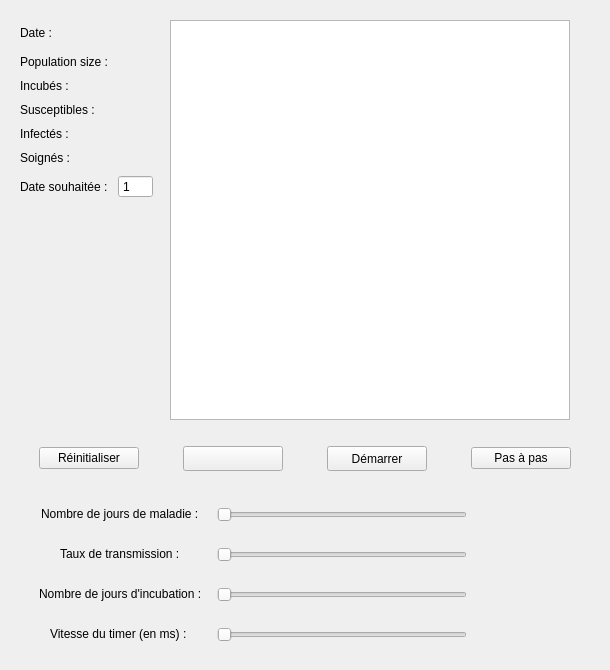
<?xml version="1.0" encoding="UTF-8"?>
<ui version="4.0">
 <class>Widget</class>
 <widget class="QWidget" name="Widget">
  <property name="geometry">
   <rect>
    <x>0</x>
    <y>0</y>
    <width>610</width>
    <height>670</height>
   </rect>
  </property>
  <property name="sizePolicy">
   <sizepolicy hsizetype="Minimum" vsizetype="Minimum">
    <horstretch>0</horstretch>
    <verstretch>0</verstretch>
   </sizepolicy>
  </property>
  <property name="minimumSize">
   <size>
    <width>610</width>
    <height>670</height>
   </size>
  </property>
  <property name="maximumSize">
   <size>
    <width>610</width>
    <height>670</height>
   </size>
  </property>
  <property name="windowTitle">
   <string>Propagation d'une infection</string>
  </property>
  <property name="layoutDirection">
   <enum>Qt::LeftToRight</enum>
  </property>
  <widget class="QWidget" name="verticalLayoutWidget">
   <property name="geometry">
    <rect>
     <x>489</x>
     <y>487</y>
     <width>111</width>
     <height>171</height>
    </rect>
   </property>
   <layout class="QVBoxLayout" name="resultVLayout">
    <property name="spacing">
     <number>10</number>
    </property>
    <property name="leftMargin">
     <number>10</number>
    </property>
    <property name="topMargin">
     <number>10</number>
    </property>
    <property name="rightMargin">
     <number>10</number>
    </property>
    <property name="bottomMargin">
     <number>10</number>
    </property>
    <item>
     <widget class="QLabel" name="labelResultNbDiseaseDays">
      <property name="text">
       <string/>
      </property>
     </widget>
    </item>
    <item>
     <widget class="QLabel" name="labelResultTransmissionRate">
      <property name="text">
       <string/>
      </property>
     </widget>
    </item>
    <item>
     <widget class="QLabel" name="labelResultNbIncubationDays">
      <property name="text">
       <string/>
      </property>
     </widget>
    </item>
    <item>
     <widget class="QLabel" name="labelResultTimerSpeed">
      <property name="text">
       <string/>
      </property>
     </widget>
    </item>
   </layout>
  </widget>
  <widget class="QWidget" name="layoutWidget">
   <property name="geometry">
    <rect>
     <x>10</x>
     <y>487</y>
     <width>471</width>
     <height>175</height>
    </rect>
   </property>
   <layout class="QFormLayout" name="parametersFLayout">
    <property name="sizeConstraint">
     <enum>QLayout::SetMinimumSize</enum>
    </property>
    <property name="fieldGrowthPolicy">
     <enum>QFormLayout::AllNonFixedFieldsGrow</enum>
    </property>
    <property name="labelAlignment">
     <set>Qt::AlignCenter</set>
    </property>
    <property name="formAlignment">
     <set>Qt::AlignCenter</set>
    </property>
    <property name="horizontalSpacing">
     <number>15</number>
    </property>
    <property name="verticalSpacing">
     <number>15</number>
    </property>
    <property name="leftMargin">
     <number>15</number>
    </property>
    <property name="topMargin">
     <number>15</number>
    </property>
    <property name="rightMargin">
     <number>15</number>
    </property>
    <property name="bottomMargin">
     <number>15</number>
    </property>
    <item row="2" column="1">
     <widget class="QSlider" name="hSNbIncubationDays">
      <property name="minimumSize">
       <size>
        <width>250</width>
        <height>25</height>
       </size>
      </property>
      <property name="maximumSize">
       <size>
        <width>250</width>
        <height>25</height>
       </size>
      </property>
      <property name="minimum">
       <number>1</number>
      </property>
      <property name="maximum">
       <number>20</number>
      </property>
      <property name="orientation">
       <enum>Qt::Horizontal</enum>
      </property>
     </widget>
    </item>
    <item row="2" column="0">
     <widget class="QLabel" name="labelIncubationDays">
      <property name="text">
       <string>Nombre de jours d'incubation :</string>
      </property>
     </widget>
    </item>
    <item row="1" column="1">
     <widget class="QSlider" name="hSTransmissionRate">
      <property name="sizePolicy">
       <sizepolicy hsizetype="Expanding" vsizetype="Expanding">
        <horstretch>0</horstretch>
        <verstretch>0</verstretch>
       </sizepolicy>
      </property>
      <property name="minimumSize">
       <size>
        <width>250</width>
        <height>25</height>
       </size>
      </property>
      <property name="maximumSize">
       <size>
        <width>250</width>
        <height>25</height>
       </size>
      </property>
      <property name="minimum">
       <number>1</number>
      </property>
      <property name="maximum">
       <number>10000</number>
      </property>
      <property name="orientation">
       <enum>Qt::Horizontal</enum>
      </property>
     </widget>
    </item>
    <item row="1" column="0">
     <widget class="QLabel" name="labelTransmissionRate">
      <property name="maximumSize">
       <size>
        <width>150</width>
        <height>25</height>
       </size>
      </property>
      <property name="text">
       <string>Taux de transmission :</string>
      </property>
     </widget>
    </item>
    <item row="0" column="0">
     <widget class="QLabel" name="labelDiseaseDays">
      <property name="text">
       <string>Nombre de jours de maladie :</string>
      </property>
     </widget>
    </item>
    <item row="0" column="1">
     <widget class="QSlider" name="hsNbDiseaseDays">
      <property name="minimumSize">
       <size>
        <width>250</width>
        <height>25</height>
       </size>
      </property>
      <property name="maximumSize">
       <size>
        <width>250</width>
        <height>25</height>
       </size>
      </property>
      <property name="minimum">
       <number>1</number>
      </property>
      <property name="maximum">
       <number>20</number>
      </property>
      <property name="orientation">
       <enum>Qt::Horizontal</enum>
      </property>
     </widget>
    </item>
    <item row="3" column="1">
     <widget class="QSlider" name="hsTimerSpeed">
      <property name="minimumSize">
       <size>
        <width>250</width>
        <height>25</height>
       </size>
      </property>
      <property name="maximumSize">
       <size>
        <width>250</width>
        <height>25</height>
       </size>
      </property>
      <property name="minimum">
       <number>10</number>
      </property>
      <property name="maximum">
       <number>1000</number>
      </property>
      <property name="value">
       <number>10</number>
      </property>
      <property name="orientation">
       <enum>Qt::Horizontal</enum>
      </property>
     </widget>
    </item>
    <item row="3" column="0">
     <widget class="QLabel" name="labelTimerSpeed">
      <property name="text">
       <string>Vitesse du timer (en ms) : </string>
      </property>
     </widget>
    </item>
   </layout>
  </widget>
  <widget class="QWidget" name="layoutWidget">
   <property name="geometry">
    <rect>
     <x>160</x>
     <y>10</y>
     <width>441</width>
     <height>420</height>
    </rect>
   </property>
   <layout class="QHBoxLayout" name="viewHLayout">
    <property name="spacing">
     <number>15</number>
    </property>
    <property name="sizeConstraint">
     <enum>QLayout::SetMinAndMaxSize</enum>
    </property>
    <property name="leftMargin">
     <number>10</number>
    </property>
    <property name="topMargin">
     <number>10</number>
    </property>
    <property name="rightMargin">
     <number>10</number>
    </property>
    <property name="bottomMargin">
     <number>10</number>
    </property>
    <item>
     <widget class="QGraphicsView" name="graphicsView">
      <property name="sizePolicy">
       <sizepolicy hsizetype="Fixed" vsizetype="Fixed">
        <horstretch>0</horstretch>
        <verstretch>0</verstretch>
       </sizepolicy>
      </property>
      <property name="minimumSize">
       <size>
        <width>400</width>
        <height>400</height>
       </size>
      </property>
      <property name="maximumSize">
       <size>
        <width>400</width>
        <height>400</height>
       </size>
      </property>
      <property name="verticalScrollBarPolicy">
       <enum>Qt::ScrollBarAlwaysOff</enum>
      </property>
      <property name="horizontalScrollBarPolicy">
       <enum>Qt::ScrollBarAlwaysOff</enum>
      </property>
     </widget>
    </item>
   </layout>
  </widget>
  <widget class="QWidget" name="layoutWidget">
   <property name="geometry">
    <rect>
     <x>10</x>
     <y>445</y>
     <width>591</width>
     <height>27</height>
    </rect>
   </property>
   <layout class="QHBoxLayout" name="buttonsHLayout">
    <property name="spacing">
     <number>15</number>
    </property>
    <item>
     <widget class="QPushButton" name="pbStop">
      <property name="maximumSize">
       <size>
        <width>100</width>
        <height>16777215</height>
       </size>
      </property>
      <property name="text">
       <string>Réinitialiser</string>
      </property>
     </widget>
    </item>
    <item>
     <widget class="QPushButton" name="pbPause">
      <property name="minimumSize">
       <size>
        <width>100</width>
        <height>25</height>
       </size>
      </property>
      <property name="maximumSize">
       <size>
        <width>100</width>
        <height>25</height>
       </size>
      </property>
      <property name="text">
       <string/>
      </property>
     </widget>
    </item>
    <item>
     <widget class="QPushButton" name="pbStart">
      <property name="sizePolicy">
       <sizepolicy hsizetype="Minimum" vsizetype="Fixed">
        <horstretch>0</horstretch>
        <verstretch>0</verstretch>
       </sizepolicy>
      </property>
      <property name="minimumSize">
       <size>
        <width>100</width>
        <height>25</height>
       </size>
      </property>
      <property name="maximumSize">
       <size>
        <width>100</width>
        <height>25</height>
       </size>
      </property>
      <property name="text">
       <string>Démarrer</string>
      </property>
     </widget>
    </item>
    <item>
     <widget class="QPushButton" name="pbStepByStep">
      <property name="maximumSize">
       <size>
        <width>100</width>
        <height>16777215</height>
       </size>
      </property>
      <property name="text">
       <string>Pas à pas</string>
      </property>
     </widget>
    </item>
   </layout>
  </widget>
  <widget class="QWidget" name="formLayoutWidget">
   <property name="geometry">
    <rect>
     <x>10</x>
     <y>10</y>
     <width>160</width>
     <height>421</height>
    </rect>
   </property>
   <layout class="QFormLayout" name="statisticsFLayout">
    <property name="horizontalSpacing">
     <number>10</number>
    </property>
    <property name="verticalSpacing">
     <number>10</number>
    </property>
    <property name="leftMargin">
     <number>10</number>
    </property>
    <property name="topMargin">
     <number>10</number>
    </property>
    <property name="rightMargin">
     <number>10</number>
    </property>
    <property name="bottomMargin">
     <number>10</number>
    </property>
    <item row="0" column="0">
     <widget class="QLabel" name="label_dateText">
      <property name="minimumSize">
       <size>
        <width>35</width>
        <height>25</height>
       </size>
      </property>
      <property name="maximumSize">
       <size>
        <width>35</width>
        <height>25</height>
       </size>
      </property>
      <property name="text">
       <string>Date :</string>
      </property>
     </widget>
    </item>
    <item row="0" column="1">
     <widget class="QLabel" name="label_dateStats">
      <property name="minimumSize">
       <size>
        <width>50</width>
        <height>25</height>
       </size>
      </property>
      <property name="maximumSize">
       <size>
        <width>50</width>
        <height>25</height>
       </size>
      </property>
      <property name="text">
       <string/>
      </property>
     </widget>
    </item>
    <item row="1" column="0">
     <widget class="QLabel" name="label_popText">
      <property name="text">
       <string>Population size :</string>
      </property>
     </widget>
    </item>
    <item row="1" column="1">
     <widget class="QLabel" name="label_popStats">
      <property name="text">
       <string/>
      </property>
     </widget>
    </item>
    <item row="2" column="0">
     <widget class="QLabel" name="label_incubedText">
      <property name="text">
       <string>Incubés :</string>
      </property>
     </widget>
    </item>
    <item row="2" column="1">
     <widget class="QLabel" name="label_incubedStats">
      <property name="text">
       <string/>
      </property>
     </widget>
    </item>
    <item row="3" column="0">
     <widget class="QLabel" name="label_susceptibleText">
      <property name="text">
       <string>Susceptibles :</string>
      </property>
     </widget>
    </item>
    <item row="3" column="1">
     <widget class="QLabel" name="label_susceptibleStats">
      <property name="text">
       <string/>
      </property>
     </widget>
    </item>
    <item row="4" column="0">
     <widget class="QLabel" name="label_infectedText">
      <property name="text">
       <string>Infectés :</string>
      </property>
     </widget>
    </item>
    <item row="4" column="1">
     <widget class="QLabel" name="label_infectedStats">
      <property name="text">
       <string/>
      </property>
     </widget>
    </item>
    <item row="5" column="0">
     <widget class="QLabel" name="label_recoverText">
      <property name="text">
       <string>Soignés :</string>
      </property>
     </widget>
    </item>
    <item row="5" column="1">
     <widget class="QLabel" name="label_recoverStats">
      <property name="text">
       <string/>
      </property>
     </widget>
    </item>
    <item row="6" column="0">
     <widget class="QLabel" name="label_wishingDateText">
      <property name="text">
       <string>Date souhaitée :</string>
      </property>
     </widget>
    </item>
    <item row="6" column="1">
     <widget class="QSpinBox" name="spinBox_wishingDate">
      <property name="minimumSize">
       <size>
        <width>35</width>
        <height>0</height>
       </size>
      </property>
      <property name="maximumSize">
       <size>
        <width>35</width>
        <height>16777215</height>
       </size>
      </property>
      <property name="buttonSymbols">
       <enum>QAbstractSpinBox::NoButtons</enum>
      </property>
      <property name="minimum">
       <number>1</number>
      </property>
      <property name="maximum">
       <number>200</number>
      </property>
     </widget>
    </item>
   </layout>
  </widget>
 </widget>
 <resources/>
 <connections/>
</ui>
